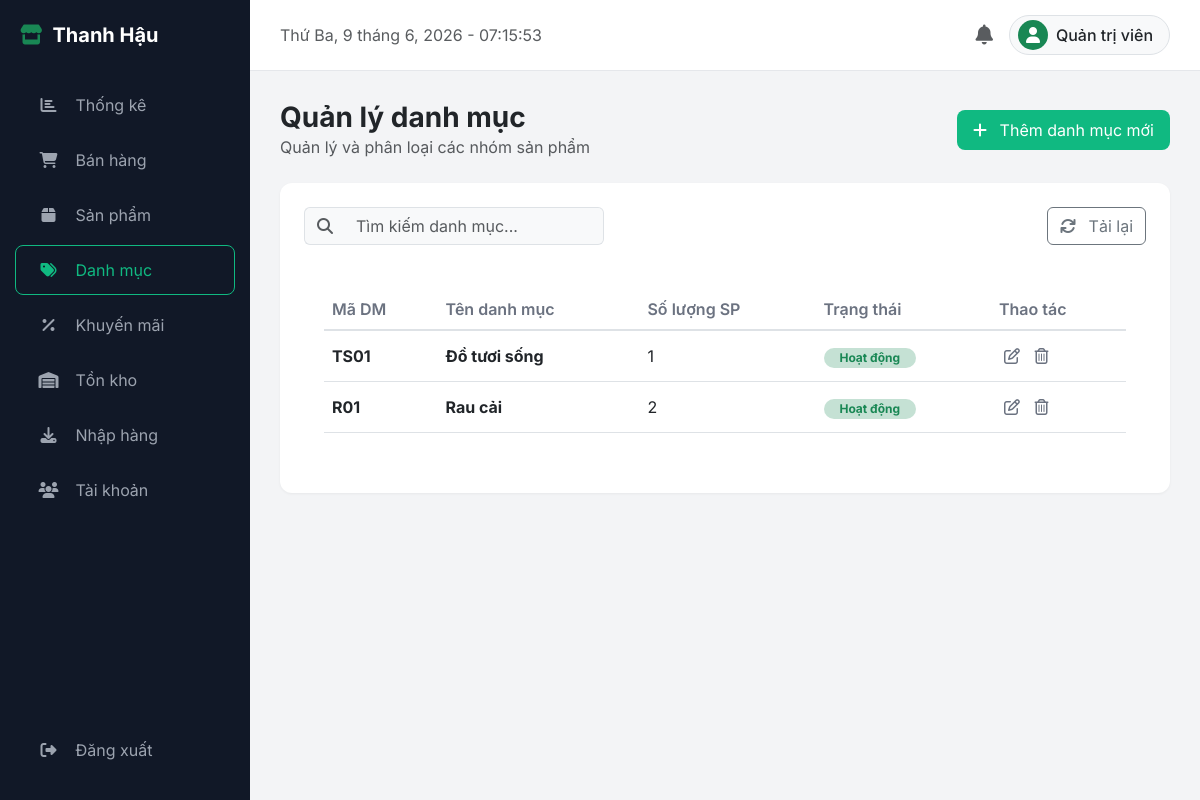
/categories.php (signed in), run on the app's committed database.
### tables this page shows
CREATE TABLE `danh_muc` (
  `id` int(11) NOT NULL,
  `ma_danh_muc` varchar(20) NOT NULL,
  `ten_danh_muc` varchar(100) NOT NULL,
  `trang_thai` tinyint(4) DEFAULT 1
);

### categories.php (the view, shortened to what this page needs)
<?php
include 'connect.php';
$search = $_GET['search'] ?? '';
$where = "";
$sql_select = "SELECT d.*, (SELECT COUNT(*) FROM san_pham s WHERE s.id_danh_muc = d.id) as so_luong_sp FROM danh_muc d $where ORDER BY id DESC";
$result = $conn->query($sql_select);
include 'includes/header.php';
?>
<div class="d-flex justify-content-between align-items-center mb-4">
    <div>
        <h3 class="fw-bold mb-0">Quản lý danh mục</h3>
        <p class="text-muted mb-0">Quản lý và phân loại các nhóm sản phẩm</p>
    </div>
    <div>
        <button class="btn btn-custom" data-bs-toggle="modal" data-bs-target="#categoryModal" onclick="resetForm()">
            <i class="fas fa-plus me-2"></i> Thêm danh mục mới
        </button>
    </div>
</div>
<div class="card p-4">
    <div class="d-flex justify-content-between align-items-center mb-4">
        <form action="" method="GET" class="input-group" style="width: 300px;">
            <button type="submit" class="input-group-text bg-light border-end-0"><i class="fas fa-search text-muted"></i></button>
            <input type="text" name="search" class="form-control border-start-0 bg-light" value="<?= htmlspecialchars($search) ?>" placeholder="Tìm kiếm danh mục...">
        </form>
        <div>
            <a href="categories.php" class="btn btn-outline-secondary"><i class="fas fa-sync me-2"></i> Tải lại</a>
        </div>
    </div>
    <div class="table-responsive">
        <table class="table table-hover">
            <thead>
                <tr>
                    <th>Mã DM</th>
                    <th>Tên danh mục</th>
                    <th>Số lượng SP</th>
                    <th>Trạng thái</th>
                    <th>Thao tác</th>
                </tr>
            </thead>
            <tbody>
                <?php while ($row = $result->fetch_assoc()): ?>
                <tr>
                    <td class="fw-bold text-dark"><?= $row['ma_danh_muc'] ?></td>
                    <td class="fw-bold text-dark"><?= $row['ten_danh_muc'] ?></td>
                    <td><?= $row['so_luong_sp'] ?></td>
                    <td>
                        <?php if ($row['trang_thai'] == 1): ?>
                            <span class="badge bg-success bg-opacity-25 text-success px-3 py-1 rounded-pill">Hoạt động</span>
                        <?php else: ?>
                            <span class="badge bg-secondary bg-opacity-25 text-secondary px-3 py-1 rounded-pill">Ngừng kinh doanh</span>
                        <?php endif; ?>
                    </td>
                    <td>
                        <button class="action-btn" onclick="editCategory(<?= $row['id'] ?>, '<?= htmlspecialchars($row['ma_danh_muc'], ENT_QUOTES) ?>', '<?= htmlspecialchars($row['ten_danh_muc'], ENT_QUOTES) ?>', <?= $row['trang_thai'] ?>)">
                            <i class="far fa-edit"></i>
                        </button>
                        <a href="categories.php?delete=<?= $row['id'] ?>" class="action-btn text-decoration-none" onclick="return confirm('Bạn có chắc muốn xóa danh mục này?');">
                            <i class="far fa-trash-alt"></i>
                        </a>
                    </td>
                </tr>
                <?php endwhile; ?>
            </tbody>
        </table>
    </div>
</div>
<?php include 'includes/footer.php'; ?>

### assets/css/style.css (style rules this page uses)
body { background-color: #f3f4f6; font-family: 'Inter', -apple-system, BlinkMacSystemFont, 'Segoe UI', Roboto, 'Helvetica Neue', Arial, sans-serif; }
.card { border: none; border-radius: 12px; box-shadow: 0 1px 3px rgba(0,0,0,0.05); }
.btn-custom { background-color: #10b981; color: white; border: none; border-radius: 8px; padding: 8px 16px; }
.table-responsive { background: white; border-radius: 12px; padding: 20px; }
.table th { font-weight: 600; color: #6b7280; border-bottom-width: 2px; }
.table td { vertical-align: middle; }
.action-btn { background: transparent; border: none; color: #6b7280; padding: 5px; transition: 0.2s; }

### data on the page
danh_muc: ma_danh_muc "TS01", ten_danh_muc "Đồ tươi sống", so_luong_sp "1", trang_thai "Hoạt động"
danh_muc: ma_danh_muc "R01", ten_danh_muc "Rau cải", so_luong_sp "2", trang_thai "Hoạt động"

### other printed values
$_SESSION['ho_ten'] "Quản trị viên"
